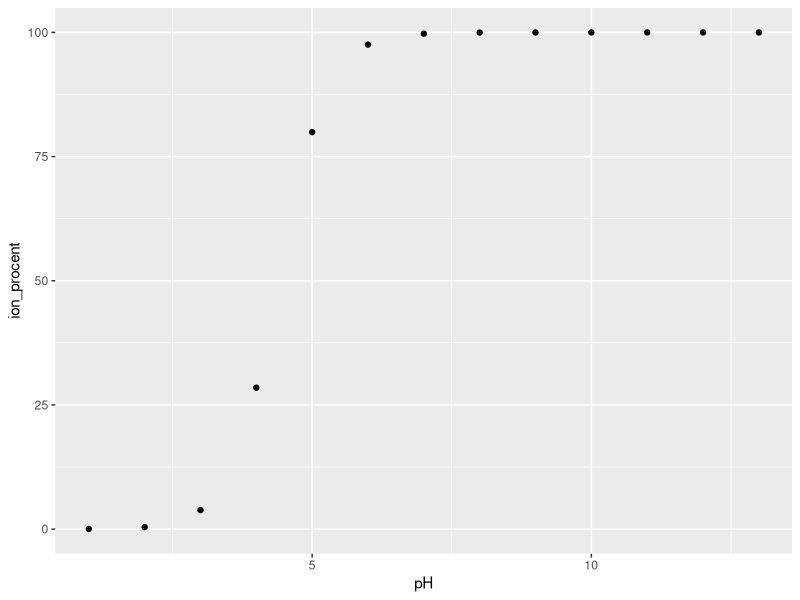
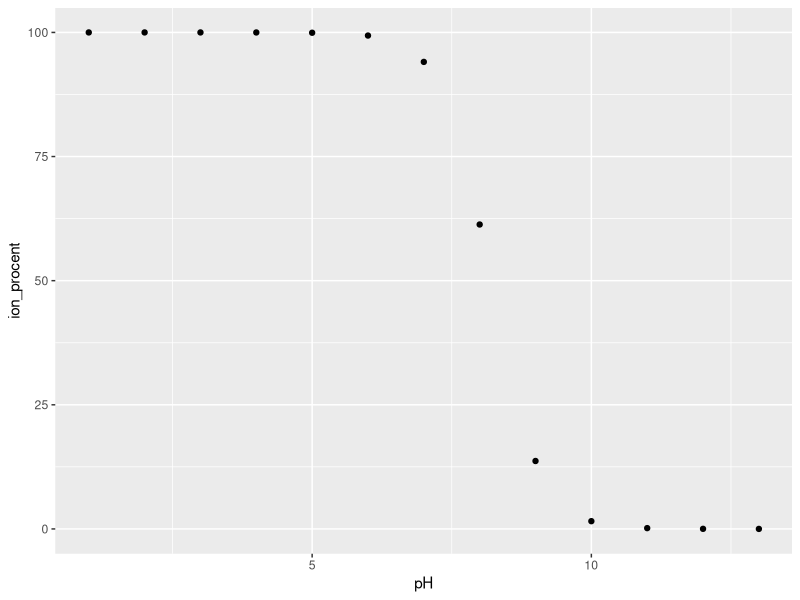

R code for these plots, in order:
## ---- chunk 1

library("tidyverse")
library(here)

## ---- chunk 2

syre1 <- function(pKa,pH) {
  fraction_syre <- 10^(pKa-pH)
  procent_ion <- (1*100)/(fraction_syre+1)
  print(procent_ion, round(3))
}

## ---- chunk 3

syre1(4.4,2)
syre1(4.4,5)
syre1(4.4,7.4)

## ---- chunk 4

syre2 <- function(pKa) {
  pH <- 1:13
  syre <- 10^(pKa-pH)
  ion_procent <- (1*100)/(syre+1)
  qplot (pH,ion_procent)
}

## ---- chunk 5

syre2(4.4)

## ---- chunk 6

base1 <- function(pKa,pH) {
  fraction_ion <- 10^(pKa-pH)
  procent_ion <- (fraction_ion*100)/(fraction_ion+1)
  print(procent_ion, round(3))
}

base2 <- function(pKa) {
  pH <- 1:13
  ion <- 10^(pKa-pH)
  ion_procent <- (ion*100)/(ion+1)
  qplot (pH,ion_procent)
}

## ---- chunk 7

base1(8.2,2)
base1(8.2,5)
base1(8.2,7.4)

## ---- chunk 8

base2(8.2)

## ---- chunk 9
